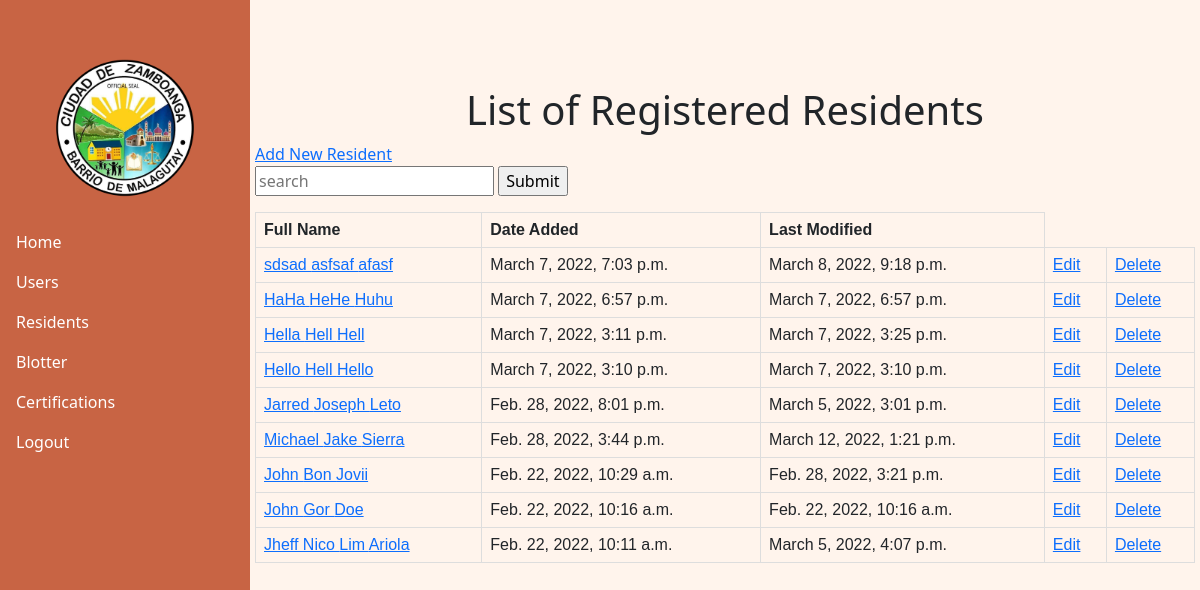
The page /residents/ on the database as committed earlier.
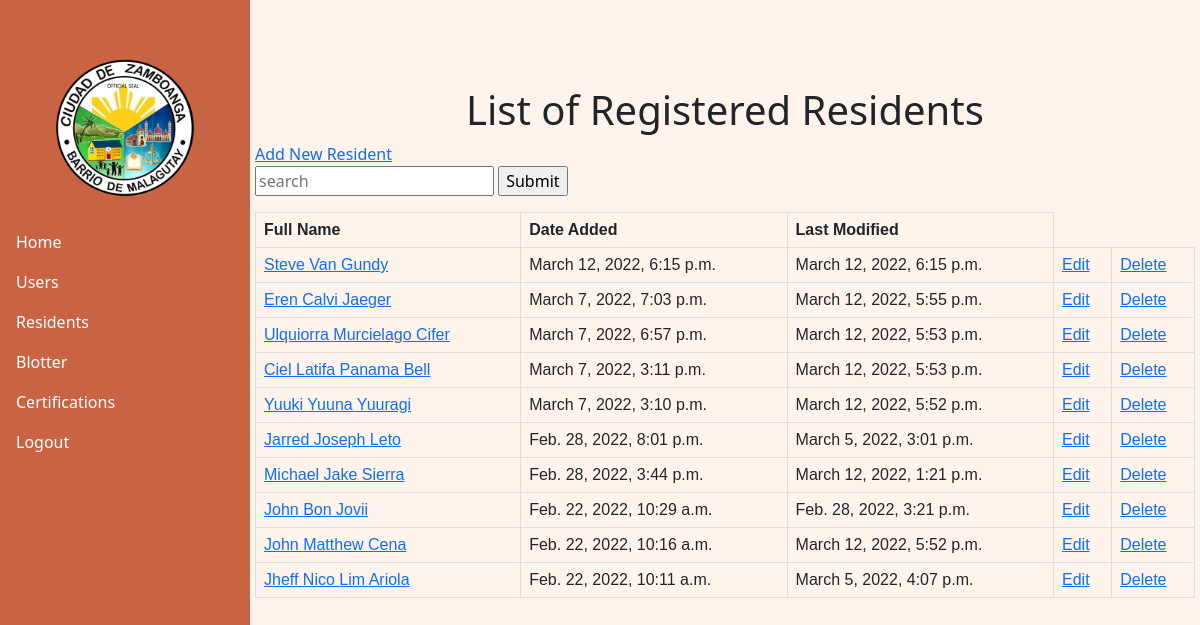
The same page on the database as committed later.
### Resident/models.py (models this page shows, shortened)
class Resident (models.Model):
    pic = models.ImageField(null=True, blank = True, verbose_name="Profile Picture", upload_to= "images/")
    First_name = models.CharField(max_length=50)
    Last_name = models.CharField(max_length=50)
    Middle_name = models.CharField(max_length=50)
    Birthdate = models.DateField(auto_now_add=False, auto_now=False)
    Gender_choices = (
        ('Male','Male'),
        ('Female','Female')
        )
    Gender = models.CharField(max_length=100, choices=Gender_choices, default = "Not Specified")
    Contact = models.CharField(max_length=11)
    Cstatus_choices = (
        ('Single','Single'),
        ('Married','Married'),
        ('Divorced','Divorced'),
        ('Separated','Separated'),
        ('Widowed','Widowed'),
        )
    Marital_status = models.CharField(max_length=100, choices = Cstatus_choices, default = "")
    Citizenship = models.CharField(max_length=100)
    Religion = models.CharField(max_length=100)
    Occupation = models.CharField(max_length=100)
    Vac_choices = (
        ('Vaccinated','Vaccinated'),
        ('Non-Vaccinated','Non-Vaccinated')
    )
    Vaccination = models.CharField(max_length=100, choices = Vac_choices, verbose_name="Vaccination Status", default="")
    Address = models.TextField(max_length=250, verbose_name="Street Address")
    Blacklisted = models.BooleanField(default = False)
    created_date = models.DateTimeField(auto_now_add=True)
    modified_date = models.DateTimeField(auto_now=True)

### Resident/views.py (the view)
# urls.py: path('residents/', Display_resident, name = "residents"),
def Display_resident (request):
    Resident_obj = Resident.objects.all()
    context = {
        'Resident_obj' : Resident_obj,
    }
    return render (request,"Residents.html",context = context)

### templates/Residents.html (shortened to what this page needs)
{%  extends 'base.html' %}
{% load static %}
{% block content %}
<h1 style="text-align: center;">List of Registered Residents</h1>
<a href="/resident_form">Add New Resident</a>
<form method="POST" action = "{% url 'search_resident' %}">
  <input type="search" placeholder="search" name = "q">
  <input type = "submit">
</form>
<table>
    <tr>
        <th>Full Name</th>
        <th>Date Added</th>
        <th>Last Modified</th>
    </tr>
    {% for res in Resident_obj reversed%}
    <tr>
        <td><a href="{% url 'resident_profile' res.id %}">{{ res.First_name }} {{ res.Middle_name}}  {{res.Last_name}}</a></td>
        <td>{{res.created_date}}</td>
        <td>{{res.modified_date}}</td>
        <td><a href="{% url 'update_resident' res.id %}">Edit</a></td>
        <td><a href="{% url 'delete_resident' res.id %}">Delete</a></td>
    </tr>
     {% endfor %}
</table>
{% endblock content %}

### templates/base.html (shortened to what this page needs)
<html>
    <head>
    </head>
    <body style="background-color:#fff4ec">
    {% load static %}
    <link rel="stylesheet" href="{% static 'css/nav.css' %}">
    <link href="https://cdn.jsdelivr.net/npm/bootstrap@5.1.3/dist/css/bootstrap.min.css" rel="stylesheet">
    <div class="side-toggle">
    <button class="btn btn-secondary btn-lg active ms-4 mt-4"
    type="button" data-bs-toggle="offcanvas"
    data-bs-target="#offcanvasScrolling"
    aria-controls="offcanvasScrolling">Menu</button>
    </div>
    <div class="sidebar-wrapper">
      <div class="offcanvas offcanvas-start text-white" data-bs-scroll="true" data-bs-backdrop="false" tabindex="-1" id="offcanvasScrolling" aria-labelledby="offcanvasScrollingLabel">
        <div class="offcanvas-header mt-2 mr-1">
        </div>
        <div class="offcanvas-header mx-auto mt-0 p-0 mb-3">
            <img src="{% static 'images/logo.png' %}" width="150px" height="150px">
        </div>
        <div class="offcanvas-body p-0">
            <nav class="navbar-dark">
                <ul class="navbar-nav">
                    <li><a href = "/home" class="nav-link ps-3 active">Home</a></li>
                    <li><a href = "/users" class="nav-link ps-3 active">Users</a></li>
                    <li><a href = "/residents" class="nav-link ps-3 active">Residents</a></li>
                    <li>
                        <a class="nav-link px-3 sidebar-link active" data-bs-toggle="collapse" href="#collapseExample" role="button" aria-expanded="false" aria-controls="collapseExample">
                            Blotter
                        </a>
                    </li>
                    <li>
                        <a class="nav-link px-3 sidebar-link active" data-bs-toggle="collapse" href="#collapseExample2" role="button" aria-expanded="false" aria-controls="collapseExample">
                            Certifications
                        </a>
                    </li>
                  <li><a href = "#" class="nav-link px-3 active">Logout</a></li>
                </ul>
            </nav>
          </div>
        </div>
      </div>
        <main class="main mt-3">
            {% block content %}
            {% endblock content %}

### static/css/nav.css (style rules this page uses)
.sidebar-wrapper .offcanvas { width: 250px; border: none; background-color: #c86444; overflow: hidden; }
.sidebar-link { display: flex; align-items: center; }
@media (min-width: 992px) { body { overflow: auto !important; } }
@media (min-width: 992px) { .sidebar-wrapper .offcanvas { transform: none; visibility: visible !important; } }
@media (min-width: 992px) { main { margin-left: 255px; margin-right: 5px; } }
.side-toggle .btn-secondary { background-color: #c86444 !important; border:none; }

### templates/Residents.html (style rules this page uses)
table { font-family: arial, sans-serif; border-collapse: collapse; width: 100%; }
td, th { border: 1px solid #dddddd; text-align: left; padding: 8px; }

Rows that differ between the two databases and show on the page:
added Resident: First_name "Steve", Middle_name "Van", Last_name "Gundy", created_date "March 12, 2022, 6:15 p.m.", modified_date "March 12, 2022, 6:15 p.m."
changed Resident: First_name "sdsad" → "Eren"; Middle_name "asfsaf" → "Calvi"; Last_name "afasf" → "Jaeger"; modified_date "March 8, 2022, 9:18 p.m." → "March 12, 2022, 5:55 p.m."
changed Resident: First_name "HaHa" → "Ulquiorra"; Middle_name "HeHe" → "Murcielago"; Last_name "Huhu" → "Cifer"; modified_date "March 7, 2022, 6:57 p.m." → "March 12, 2022, 5:53 p.m."
changed Resident: First_name "Hella" → "Ciel Latifa"; Middle_name "Hell" → "Panama"; Last_name "Hell" → "Bell"; modified_date "March 7, 2022, 3:25 p.m." → "March 12, 2022, 5:53 p.m."
changed Resident: First_name "Hello" → "Yuuki"; Middle_name "Hell" → "Yuuna"; Last_name "Hello" → "Yuuragi"; modified_date "March 7, 2022, 3:10 p.m." → "March 12, 2022, 5:52 p.m."
changed Resident: Middle_name "Gor" → "Matthew"; Last_name "Doe" → "Cena"; modified_date "Feb. 22, 2022, 10:16 a.m." → "March 12, 2022, 5:52 p.m."
